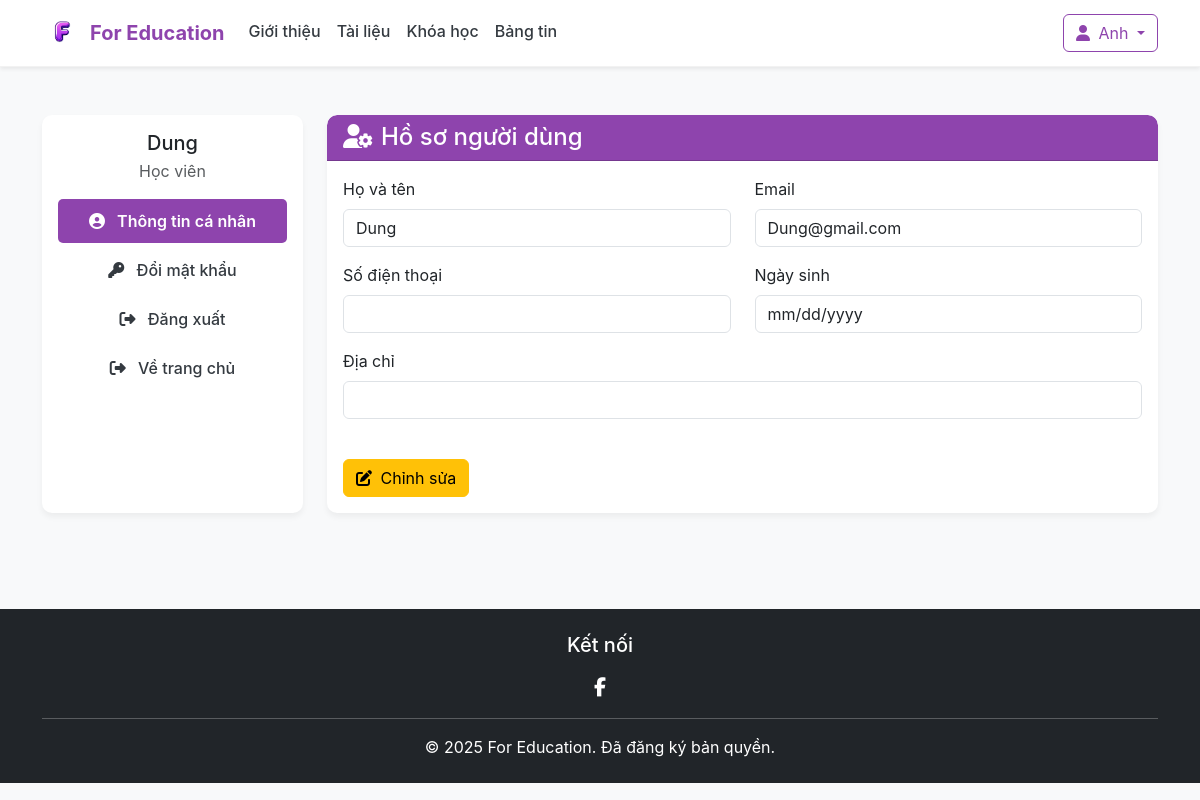
/index.php?act=userinfo (signed in), run on the app's committed database.
### tables this page shows
CREATE TABLE `users` (
  `id` int(11) NOT NULL,
  `full_name` varchar(100) NOT NULL,
  `username` varchar(50) NOT NULL,
  `email` varchar(100) NOT NULL,
  `password_hash` varchar(255) NOT NULL,
  `role` enum('student','teacher','admin') DEFAULT 'student',
  `phone` varchar(20) DEFAULT NULL,
  `dob` date DEFAULT NULL,
  `address` varchar(255) DEFAULT NULL
);

### view/profile.php (the view, shortened to what this page needs)
<?php
$mysqli = new mysqli("localhost", "root", "", "education");
$user_id = $_SESSION['user_id'] ?? 2;
$stmt = $mysqli->prepare("SELECT * FROM users WHERE id = ?");
$stmt->bind_param("i", $user_id);
$stmt->execute();
$result = $stmt->get_result();
$user = $result->fetch_assoc();
?>
<!DOCTYPE html>
<html lang="vi">
<head>
    <link href="https://cdn.jsdelivr.net/npm/bootstrap@5.3.0/dist/css/bootstrap.min.css" rel="stylesheet">
    <link rel="stylesheet" href="https://cdnjs.cloudflare.com/ajax/libs/font-awesome/6.4.0/css/all.min.css">
    <link href="https://cdn.jsdelivr.net/npm/bootstrap-icons@1.10.5/font/bootstrap-icons.css" rel="stylesheet">
    <link rel="stylesheet" href="layout/css/profile.css">
    <link rel="stylesheet" href="layout/css/index.css">
</head>
<body>
    <div class="container py-5">
        <div class="row">
            <div class="col-lg-3">
                <div class="card profile-sidebar">
                    <div class="card-body text-center">
                    <h5 class="mb-1"><?= htmlspecialchars($user['full_name']) ?></h5>
                        <p class="text-muted mb-3">
                            <?php
                                switch ($user['role']) {
                                    case 'student':
                                        echo 'Học viên';
                                        break;
                                }
                            ?>
                        </p>
                        <ul class="nav flex-column">
                            <li class="nav-item"><a class="nav-link active" href="#profile" data-bs-toggle="tab"><i class="fas fa-user-circle me-2"></i> Thông tin cá nhân</a></li>
                            <li class="nav-item"><a class="nav-link" href="#password" data-bs-toggle="tab"><i class="fas fa-key me-2"></i> Đổi mật khẩu</a></li>
                            <a class="nav-link" href="index.php?act=logout"><i class="fas fa-sign-out-alt me-2"></i> Đăng xuất</a>
                            <a class="nav-link" href="index.php?act=logo" ><i class="fas fa-sign-out-alt me-2"></i> Về trang chủ</a>
                            </ul>
                    </div>
                </div>
            </div>
            <div class="col-lg-9">
                <div class="card profile-content">
                    <div class="card-header bg-primary text-white"><h4 class="mb-0"><i class="fas fa-user-cog me-2"></i>Hồ sơ người dùng</h4></div>
                    <div class="card-body">
                        <div class="tab-content">
                            <div class="tab-pane fade show active" id="profile">
                                <form method="post" action="view/save_profile.php" id="profileForm">
                                    <div class="row mb-4">
                                        <div class="col-md-6 mb-3">
                                            <label class="form-label">Họ và tên</label>
                                            <input type="text" class="form-control" name="fullname" value="<?= htmlspecialchars($user['full_name']) ?>" readonly>
                                            </div>
                                        <div class="col-md-6 mb-3">
                                            <label class="form-label">Email</label>
                                            <input type="email" class="form-control" name="email" value="<?= htmlspecialchars($user['email']) ?>" readonly>
                                            </div>
                                        <div class="col-md-6 mb-3">
                                            <label class="form-label">Số điện thoại</label>
                                            <input type="tel" class="form-control" name="phone" value="<?= isset($user['phone']) ? htmlspecialchars($user['phone']) : '' ?>" readonly>
                                            </div>
                                        <div class="col-md-6 mb-3">
                                            <label class="form-label">Ngày sinh</label>
                                            <input type="date" class="form-control" name="dob" value="<?= isset($user['dob']) ? htmlspecialchars($user['dob']) : '' ?>" readonly>
                                            </div>
                                        <div class="col-md-12 mb-3">
                                            <label class="form-label">Địa chỉ</label>
                                            <input type="text" class="form-control" name="address" value="<?= isset($user['address']) ? htmlspecialchars($user['address']) : '' ?>" readonly>
                                            </div>
                                    </div>
                                    <?php if ($user['role'] === 'teacher' || $user['role'] === 'student'): ?>
                                    <div class="d-flex justify-content-between">
                                        <button type="button" id="editProfileBtn" class="btn btn-warning"><i class="fas fa-edit me-1"></i> Chỉnh sửa</button>
                                    </div>
                                    <?php endif; ?>
                                </form>
                            </div>
                        </div>
                    </div>
                </div>
            </div>
        </div>
    </div>
</body>
</html>

### layout/css/index.css (style rules this page uses)
:root { --primary: #8E44AD; --background: #F8F9FA; --text: #343A40; --accent: #FDCB6E; }
body { background-color: var(--background); color: var(--text); font-family: -apple-system, BlinkMacSystemFont, "Segoe UI", Roboto, Helvetica, Arial, sans-serif; }
.nav-link { color: var(--text); font-weight: 500; }

### layout/css/myclass.css (style rules this page uses)
:root { --primary-color: #8E44AD; --background-color: #F8F9FA; --text-color: #343A40; --accent-color: #FDCB6E; }
body { background-color: var(--background-color); color: var(--text-color); font-family: 'Segoe UI', Tahoma, Geneva, Verdana, sans-serif; }
.nav-link { color: var(--text-color) !important; font-weight: 500; }
.nav-link.active { color: var(--primary-color) !important; font-weight: 600; }
.card-header { border-radius: 10px 10px 0 0 !important; }
.bg-primary { background-color: var(--primary-color) !important; }

### layout/css/DocumentListPage.css (style rules this page uses)
:root { --primary: #8E44AD; --background: #F8F9FA; --text: #343A40; --accent: #FDCB6E; }
body { background-color: var(--background); color: var(--text); font-family: 'Arial', sans-serif; }
.bg-primary { background-color: var(--primary) !important; }
.card { border: none; border-radius: 8px; overflow: hidden; }
.card-header { border-bottom: none; }

### layout/css/profile.css (style rules this page uses)
:root { --primary-color: #8E44AD; --background-color: #F8F9FA; --text-color: #343A40; --accent-color: #FDCB6E; }
body { background-color: var(--background-color); color: var(--text-color); font-family: 'Segoe UI', Tahoma, Geneva, Verdana, sans-serif; }
.profile-sidebar, .profile-content { border: none; border-radius: 10px; box-shadow: 0 4px 6px rgba(0, 0, 0, 0.05); }
.profile-sidebar { background-color: white; height: 100%; }
.profile-content { background-color: white; }
.card-header { background-color: var(--primary-color) !important; color: white !important; border-radius: 10px 10px 0 0 !important; }
.nav-link { color: var(--text-color); padding: 10px 15px; border-radius: 5px; margin-bottom: 5px; transition: all 0.3s; }
.nav-link.active { background-color: var(--primary-color); color: white !important; }

### data on the page
users: full_name "Dung", fullname "Dung", email "Dung@gmail.com"

### other printed values
$_SESSION['username'] "Anh"
